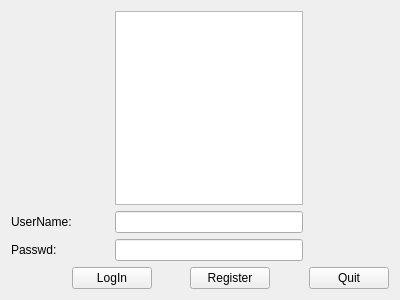
<?xml version="1.0" encoding="UTF-8"?>
<ui version="4.0">
 <class>LogInWidget</class>
 <widget class="QWidget" name="LogInWidget">
  <property name="geometry">
   <rect>
    <x>0</x>
    <y>0</y>
    <width>400</width>
    <height>300</height>
   </rect>
  </property>
  <property name="windowTitle">
   <string>Form</string>
  </property>
  <layout class="QGridLayout" name="gridLayout">
   <item row="0" column="2" colspan="4">
    <widget class="QTextEdit" name="textEdit">
     <property name="readOnly">
      <bool>true</bool>
     </property>
    </widget>
   </item>
   <item row="1" column="0" colspan="2">
    <widget class="QLabel" name="label">
     <property name="text">
      <string>UserName:</string>
     </property>
    </widget>
   </item>
   <item row="1" column="2" colspan="4">
    <widget class="QLineEdit" name="lineEditUserName"/>
   </item>
   <item row="2" column="0" colspan="2">
    <widget class="QLabel" name="label_2">
     <property name="text">
      <string>Passwd:</string>
     </property>
    </widget>
   </item>
   <item row="2" column="2" colspan="4">
    <widget class="QLineEdit" name="lineEditPasswd"/>
   </item>
   <item row="3" column="0">
    <spacer name="horizontalSpacer">
     <property name="orientation">
      <enum>Qt::Horizontal</enum>
     </property>
     <property name="sizeHint" stdset="0">
      <size>
       <width>64</width>
       <height>20</height>
      </size>
     </property>
    </spacer>
   </item>
   <item row="3" column="1" colspan="2">
    <widget class="QPushButton" name="pushButtonLogIn">
     <property name="text">
      <string>LogIn</string>
     </property>
    </widget>
   </item>
   <item row="3" column="3">
    <spacer name="horizontalSpacer_2">
     <property name="orientation">
      <enum>Qt::Horizontal</enum>
     </property>
     <property name="sizeHint" stdset="0">
      <size>
       <width>16</width>
       <height>20</height>
      </size>
     </property>
    </spacer>
   </item>
   <item row="3" column="4">
    <widget class="QPushButton" name="pushButtonRegister">
     <property name="text">
      <string>Register</string>
     </property>
    </widget>
   </item>
   <item row="3" column="5">
    <spacer name="horizontalSpacer_3">
     <property name="orientation">
      <enum>Qt::Horizontal</enum>
     </property>
     <property name="sizeHint" stdset="0">
      <size>
       <width>17</width>
       <height>20</height>
      </size>
     </property>
    </spacer>
   </item>
   <item row="3" column="6">
    <widget class="QPushButton" name="pushButtonQuit">
     <property name="text">
      <string>Quit</string>
     </property>
    </widget>
   </item>
   <item row="3" column="7">
    <spacer name="horizontalSpacer_4">
     <property name="orientation">
      <enum>Qt::Horizontal</enum>
     </property>
     <property name="sizeHint" stdset="0">
      <size>
       <width>40</width>
       <height>20</height>
      </size>
     </property>
    </spacer>
   </item>
  </layout>
 </widget>
 <resources/>
 <connections/>
</ui>
